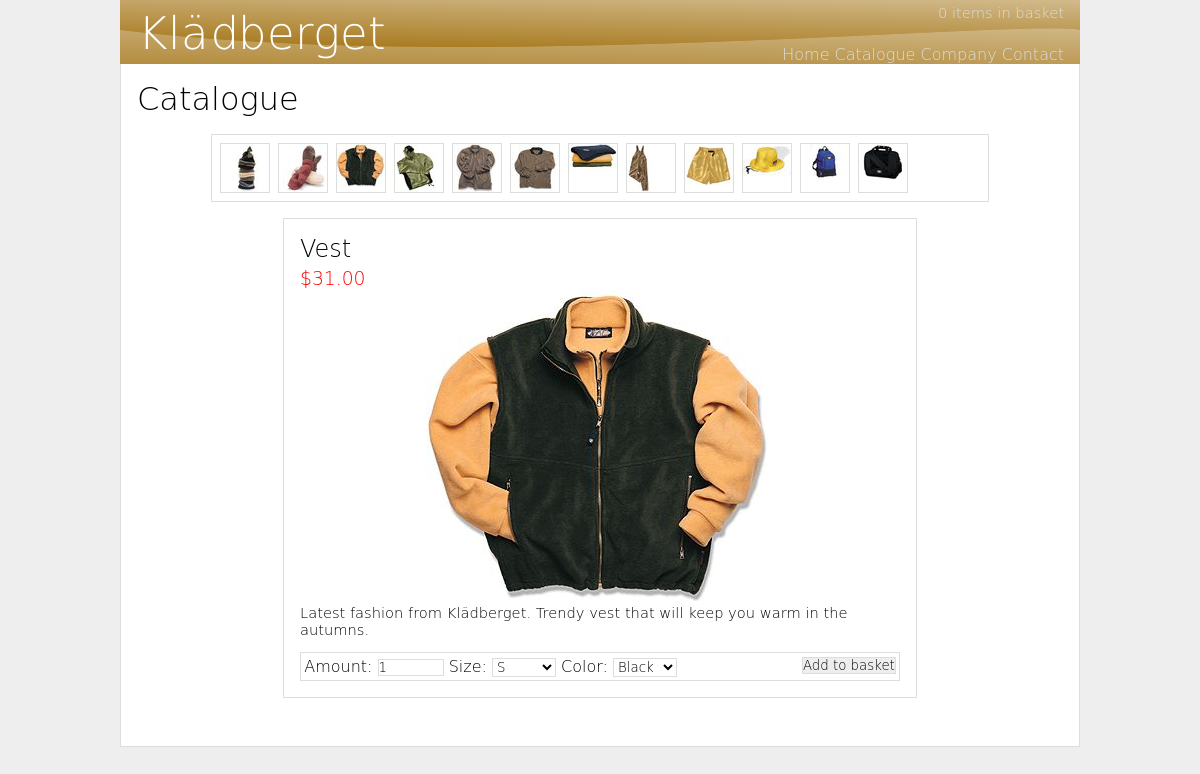
Page /catalogue.php?id=3 on the committed database.
### tables this page shows
CREATE TABLE IF NOT EXISTS `items` (
  `id` int(10) unsigned NOT NULL auto_increment,
  `name` varchar(20) NOT NULL,
  `description` text NOT NULL,
  `size` varchar(64) NOT NULL default 'S,M,L,XL',
  `color` varchar(128) NOT NULL default 'Black,White,Red,Blue,Yellow,Green',
  `price` float NOT NULL,
  PRIMARY KEY  (`id`)
);

### catalogue.php (the view, shortened to what this page needs)
<?php
require("settings.php");
if(!isset($_GET["id"])) {
	$id=1;
} elseif(($_GET["id"]>12)||($_GET["id"]<1)) {
	$id=1;
} else {
	$id=$_GET["id"];
}
$mysql_link=mysql_connect($db_host,$db_username,$db_password);
function get_items() {
	global $mysql_link;
	$mysql_query=sprintf("SELECT * FROM `items`");
	$mysql_result=mysql_query($mysql_query,$mysql_link);
	while($r=mysql_fetch_assoc($mysql_result)) {
		echo '					<a href="?id='.$r["id"].'" title="'.$r["name"].'" class="product"><img src="images/thumbnails/'.$r["id"].'.jpg" alt="'.$r["id"].'" /></a>'."\n";
	}
}
?>
<!DOCTYPE html PUBLIC "-//W3C//DTD XHTML 1.0 Transitional//EN" "http://www.w3.org/TR/xhtml1/DTD/xhtml1-transitional.dtd">
<html xmlns="http://www.w3.org/1999/xhtml" lang="en">
	<head>
		<link rel="stylesheet" type="text/css" href="style.css" />
	</head>
	<body>
		<div id="header">
			<a id="home" href="."></a>
			<div id="quickbasket"><p><a href="basket.php"><?echo count($_SESSION["basket"])?> item<?echo count($_SESSION["basket"])!=1?"s":"";?> in basket</a></p></div>
			<ul id="menu">
				<li><a href=".">Home</a></li>
				<li><a href="catalogue.php">Catalogue</a></li>
				<li><a href="company.php">Company</a></li>
				<li><a href="mailto:email@kladberget.com">Contact</a></li>
			</ul>
		</div>
		<div id="wrapper">
			<div class="text">
				<h1>Catalogue</h1>
				<div id="selector">
<?get_items();?>
				</div>
				<div id="presentation">
					<?php
					$mysql_query=sprintf("SELECT * FROM `items` WHERE `id`=%s",$id);
					$mysql_result=mysql_query($mysql_query,$mysql_link);
					$r=mysql_fetch_assoc($mysql_result);
					$size="<option>".str_replace(",","</option><option>",$r["size"])."</option>";
					$color="<option>".str_replace(",","</option><option>",$r["color"])."</option>";
					?>
					<h2><?echo $r["name"];?></h2>
					<h3>$<?echo number_format($r["price"],$decimals=2);?></h3>
					<img src="images/products/<?echo $id;?>.jpg" alt="<?echo $id;?>" />
					<p><?echo $r["description"];?></p>
					<form id="add" action="basket.php" method="get">
						<ul>
							<li><label for="amount">Amount:</label></li>
							<li><input id="amount" type="text" name="amount" value="1" /></li>
							<li><label for="size">Size:</label></li>
							<li><select name="size" id="size"><?echo $size;?></select></li>
							<li><label for="color">Color:</label></li>
							<li><select name="color" id="color"><?echo $color;?></select></li>
							<li><input type="hidden" name="id" value="<?echo $id;?>" /><input type="hidden" name="action" value="add" /><input type="submit" value="Add to basket" /></li>
						</ul>
					</form>
				</div>
			</div>
		</div>
	</body>
</html>

### style.css (style rules this page uses)
* { margin: 0px; padding: 0px; font-family: 'DejaVu Sans', 'BrandonGrotesqueLightRegular', arial, sans; font-weight: lighter; }
body { background-color: #EEEEEE; }
a { text-decoration: none; }
p { font-size: 11pt; }
h1, h2, h3, h4, h5, h6 { font-family: 'DejaVu Sans', 'BrandonGrotesqueLightRegular', verdana, arial, sans; }
#header { position: relative; width: 960px; height: 64px; margin: 0px auto; background-image: url('images/logo-orange.png'); }
#menu { float: right; display: block; position: absolute; bottom: 0px; right: 1em; }
#menu li { display: inline; font-size: 12pt; }
#menu li a { color: #DDDDDD; border: 0; text-decoration: none; }
#wrapper { width: 958px; margin: 0px auto 1em; background-color: white; border-bottom: 1px solid #DDDDDD; border-left: 1px solid #DDDDDD; border-right: 1px solid #DDDDDD; }
#selector { border: 1px solid #DDDDDD; margin: 1em auto; width: 768px; padding-top: 0.5em; padding-left: 0.5em; }
#presentation { width: 600px; padding: 1em; margin: 1em auto 2em; border: 1px solid #DDDDDD; }
#presentation img { display: block; margin: 0px auto; }
#presentation p { margin-bottom: 1em; }
#presentation h3, .total { color: red; }
#add { border: 1px solid #DDDDDD; padding: 0.2em; }
#add ul li { display: inline; }
#add input[type="text"] { width: 64px; border: 1px solid #DDDDDD; background-color: white; }
#add select { width: 64px; border: 1px solid #DDDDDD; background-color: white; }
#add input[type="submit"] { border: 1px solid #DDDDDD; background-color: #EEEEEE; cursor: pointer; float: right; }
#home { float: left; display: block; width: 300px; height: 64px; }
#quickbasket { position: absolute; right: 1em; top: 4px; }
#quickbasket { font-size: 12pt; }
#quickbasket p a { color: #DDDDDD; border: 0; text-decoration: none; }
.product { float: left; border: 1px solid #DDDDDD; margin-right: 0.5em; margin-bottom: 0.5em; width: 48px; height: 48px; }
.product img { border: none; }
.text { padding: 1em; }
.text p { margin-bottom: 1em; }
.text h2 { margin-bottom: 0.2em; }

### rows in the picture
items: shows a picture
items: shows a picture
items: shows a picture, name "Vest", price "31.00", description "Latest fashion from Klädberget. Trendy vest that will keep you warm in the autumns.", size "S", color "Black"
items: shows a picture
items: shows a picture
items: shows a picture
items: shows a picture
items: shows a picture
items: shows a picture
items: shows a picture
items: shows a picture
items: shows a picture

### other values in the picture
count($_SESSION["basket"]) "0"
